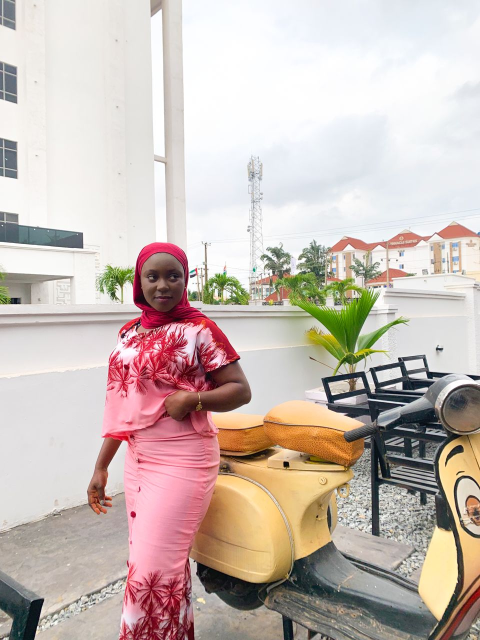
#> input picture my_image.jpg, 960 x 1280 px (shown at 1/2 size)
$ python image_manipulation.py
#> lines starting #> are read from the running program, lines starting #| are printed output that depends on the picture
import cv2
import numpy as np

def encrypt_image(image_path, output_path, swap_pixels=True, xor_key=100):
#> called with image_path = 'my_image.jpg', output_path = 'encrypted_image.jpg', swap_pixels = True, xor_key = 100
    img = cv2.imread(image_path)
#> img is the input picture: shape (1280, 960, 3); mean B, G, R 181.7, 188.5, 202.4

    if img is None:
        print("Error: Could not read image.")
        return

    height, width, channels = img.shape
#> height = 1280; width = 960; channels = 3

    if swap_pixels:
        # Swap pixel values horizontally
        for i in range(height):
            for j in range(0, width, 2):
                img[i][j], img[i][j + 1] = img[i][j + 1], img[i][j]

    # Apply XOR operation with the key
    img = cv2.bitwise_xor(img, xor_key)
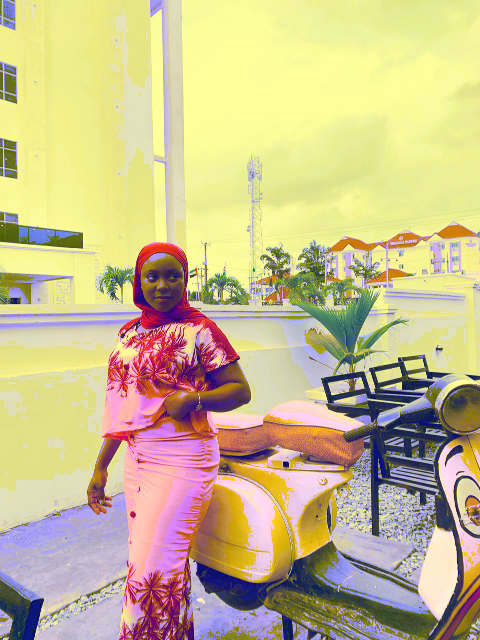
#> img: shape (1280, 960, 3) (shown at 1/2 size); mean B, G, R 144.1, 188.5, 202.4

    cv2.imwrite(output_path, img)
    print("Image encrypted successfully.")

def decrypt_image(encrypted_image_path, output_path, swap_pixels=True, xor_key=100):
#> called with encrypted_image_path = 'encrypted_image.jpg', output_path = 'decrypted_image.jpg', swap_pixels = True, xor_key = 100
    encrypted_img = cv2.imread(encrypted_image_path)

    if encrypted_img is None:
        print("Error: Could not read encrypted image.")
        return

    height, width, channels = encrypted_img.shape
#> height = 1280; width = 960; channels = 3

    # Reverse XOR operation
    decrypted_img = cv2.bitwise_xor(encrypted_img, xor_key)
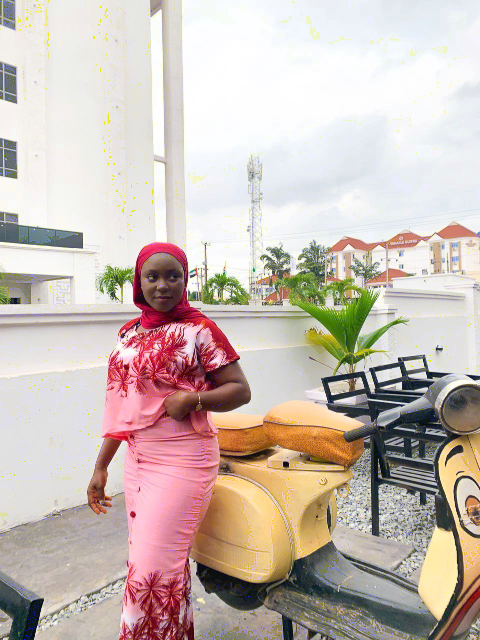
#> decrypted_img: shape (1280, 960, 3) (shown at 1/2 size); mean B, G, R 181.1, 188.6, 202.3

    if swap_pixels:
        # Reverse pixel swapping
        for i in range(height):
            for j in range(0, width, 2):
                decrypted_img[i][j], decrypted_img[i][j + 1] = decrypted_img[i][j + 1], decrypted_img[i][j]

    cv2.imwrite(output_path, decrypted_img)
    print("Image decrypted successfully.")

if __name__ == "__main__":
    image_path = "my_image.jpg"
    encrypted_image_path = "encrypted_image.jpg"
    decrypted_image_path = "decrypted_image.jpg"

    # Encrypt the image
    encrypt_image(image_path, encrypted_image_path)

    # Decrypt the encrypted image
    decrypt_image(encrypted_image_path, decrypted_image_path)
